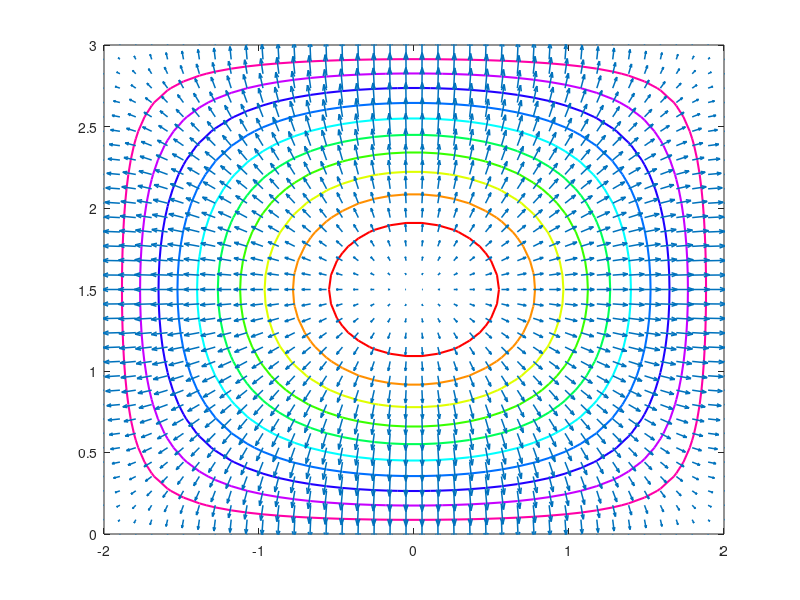

MATLAB code to generate this figure: (Note: this script raises an error after producing the figure.)
% Hasan Tahir Abbas
% ECEN 637 Homework 4: Modes of a waveguide
% 10/01/2015
%
clear;
close all; %clears the command window and closes the plot window when the code is rerun
 colorbar
%
% This is a program computes and plots first seven TM modes of a
% rectangular wavguide. The mode propagation constants obtained numerically
% are compared with the analytical values.
%%
% Essential coefficients and constants
a = 2.; % 1/2 Length in the x-direction
b = 3.; % Total length in the y-direction
nxd = 40; % number of data points in the x-direction
nyd = 35; % number of data points in the y-direction
nx=nxd-2; % computed data points - without boundary points
ny=nyd-2;
n = nx*ny; % number of node points
ah = 2*a/(nxd-1); % distance between node points in the x-direction
bk = b/(nyd-1); % distance between node points in the y-direction
alpa = 1; % alpha matrix variable
alpa2 = alpa^2;
bta2 =(1.+alpa2)/2.; % beta matrix variable
A = zeros(n,n); % zero the matrix
mod_num = 7; % number of modes to calculate
% tick_array = zeros(mod_num,1);
%
%
%% Analytical Calculation of the modes
a_x = 4; % Actual Dimension in x
b_y = 3; % Actual Dimension in y
M = 3; % Calculate first seven modes
N = 3; % Calculate first seven modes
KK = zeros(M,N); % Mode matrix
row = zeros(M*N,1); % Row order of modes
col = zeros(M*N,1); % Column order of modes
for i = 1 : M
    for j = 1 : N
        KK(i,j) = sqrt( (i*pi/a_x)^2 + (j*pi/b_y)^2 ); % Definition of TM modes
    end
end
% Sort the modes in ascending order and make a vector out of it
%
sorted = reshape(sort(KK(:)),[],1);
%
%
for i = 1 : length(sorted)
    [row(i),col(i)] = find(KK==sorted(i)); % Find the indices of modes
end
Mode_order = [row,col]; % TM mode order
%%
%Fill the A matrix
for i = 1:n
    for j = 1:n
        if i == j
            A(i,j) = 4.*bta2;
        elseif j == i-1 || j == i+1
            A(i,j) = -alpa2;
        elseif j == i-ny || j == i+ny
            A(i,j) = -1.;
        end
    end
end
% null out some off diagonal elements that have been set = alpa2 above
for k = ny:ny:n-ny
    A(k,k+1) = 0.;
    A(k+1,k) = 0.;
end
%% Solve the eigen-value problem to obtain modes and propagation constants
[Modes, lambda] = eig(A,'vector');
kc = sqrt(lambda)./ah;
for it= 1 : mod_num
    phi_1 = Modes(:,it); % Each column is a mode
    Phi = zeros(nyd,nxd);
    
    %
    %% Reshape and place the mode in to the waveguide
    %
    jt = 0;
    for i = 1:nxd
        for j = 1:nyd
            if i >1 && i<nxd  && j == nyd
                Phi(j,i)=0;
            elseif i>1 && i<nxd && j>1 && j<nyd
                jt=jt+1;
                Phi(j,i) = phi_1(jt); % Place values inside the rectangle
            end
        end
    end
    %
    %% Plotting routine
    figure(it)
    axis tight
    yd = 0:bk:b;
    xd = -a:ah:a;
    [xdg, ydg] = meshgrid(xd, yd);
    contour(xdg,ydg,Phi,'LineWidth',1.5)
    hold on
    [U,V] = gradient(Phi);
    colormap hsv
    %
    % Quiver Plot
    q = quiver(xdg,ydg,U,V,'LineWidth',1.1,'AutoScaleFactor',1);
    c = q.Color;
    q.Color = 'black';
    
    matFileName = sprintf('Contour plot of TM_{%d%d} mode', row(it) , col(it)); % Create Title with mode numbers
    matFileName1 = sprintf('Contour_plot_of_TM_%d%d_mode', row(it) , col(it)); % Create Title with mode numbers
    title(matFileName,...
        'HorizontalAlignment','center',...
        'FontWeight','bold',...
        'FontSize',10,...
        'Interpreter','tex');
    tick_array{it} = strcat(num2str(row(it)),num2str(col(it))); % Tick marks for the error plot x-axis
    xlabel('x (meters)','FontWeight','bold') % x-axis label
    ylabel('y (meters)','FontWeight','bold') % y-axis label
     legend('H-field', 'E-field','Location','southoutside','Orientation','horizontal'); % legend
     colorbar
    saveas(gcf,[matFileName1,'.eps'],'epsc')
end
%
% Plot of Error in Analytical and Computed Propagation Constants
figure()
Error = (abs(kc(1:mod_num) - sorted(1:mod_num)))./abs(sorted(1:mod_num));
bar(Error)
ax = gca;
xlabel('Mode Number','HorizontalAlignment','center','FontWeight','bold') % x-axis label
ax.XTickLabel = tick_array;
ylabel('Error',... % y-axis label
    'HorizontalAlignment','center','FontWeight','bold',...
    'Interpreter','latex')
title('Error between Analytical and Computed values of Modes',... % title label
    'HorizontalAlignment','center',...
    'FontWeight','bold',...
    'FontSize',10,...
    'Interpreter','tex');
Error_plot = sprintf('Error_plot'); % Create Title with mode numbers
saveas(gcf,[Error_plot,'.eps'],'epsc')